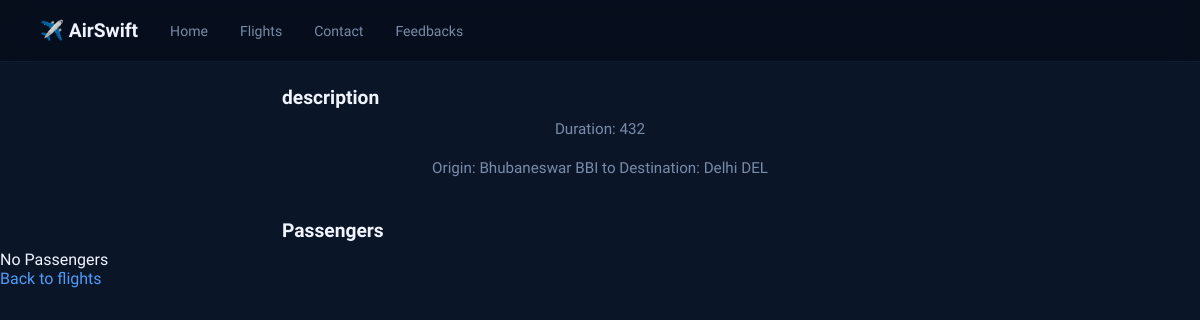
The page /passengers/2 on the database as committed earlier.
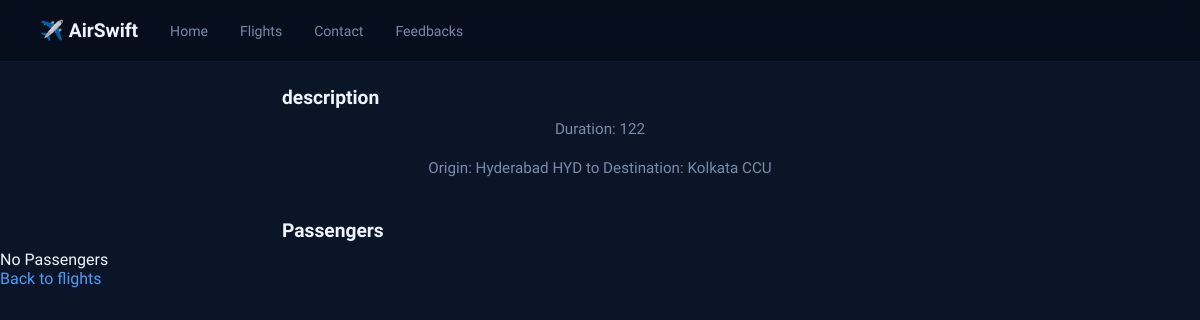
The same page on the database as committed later.
### mesy/models.py (models this page shows, shortened)
class Flight(models.Model):
    origin = models.ForeignKey(City, on_delete=models.CASCADE, related_name="depature")
    destination = models.ForeignKey(City, on_delete=models.CASCADE, related_name="arrivals")
    duration = models.IntegerField()

class City(models.Model):
    city = models.CharField(max_length=64)
    code = models.CharField(max_length=64)
    def __str__(self):
        return f"{self.city} {self.code}"

### mesy/views.py (the view)
# urls.py: path("passengers/<int:flight_id>", views.flight, name="passenger"),
def flight(request, flight_id):
    flight = Flight.objects.get(pk=flight_id)
    passengers = flight.passengers.all()
    return render(request, "mesy/passenger.html", {"flight":flight, "passengers":passengers})

### mesy/templates/mesy/passenger.html
{% extends 'mesy/layout.html' %}
{% block body %}
    <h2>description</h2>
        <p>Duration: {{ flight.duration }}</p>
        <p>Origin: {{ flight.origin }} to Destination: {{ flight.destination }}</p>
    <h2>Passengers</h2>
    {% for pass in passengers %}
        <li style="list-style-type: none;">{{ pass }}</li>
        {% empty %}
        <li style="list-style-type: none;">No Passengers</li>
    {% endfor %}
    <a href="{% url 'all_flight' %}">Back to flights</a>
{% endblock %}

Rows that differ between the two databases and show on the page:
changed Flight: duration "432" → "122"; origin "Bhubaneswar BBI" → "Hyderabad HYD"; destination "Delhi DEL" → "Kolkata CCU"
